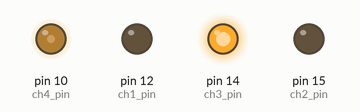
A sketch run on a simulated Arduino Uno, built with avr-gcc and run on an emulated ATmega328P. Shown: output pins drawn as LEDs (lit = HIGH).

Above: at 0.05 s.
At 0.5 s:
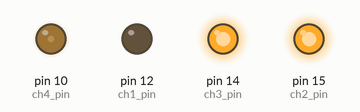
At 0.95 s:
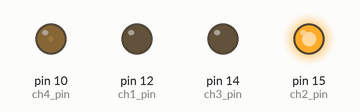
At 1.9 s:
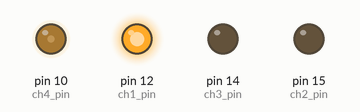
At 2.85 s:
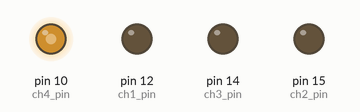
At 3.8 s:
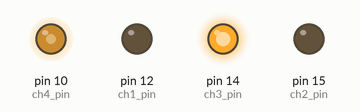
Timing chart, 0 to 5.7 s (numbered marks = the images above):
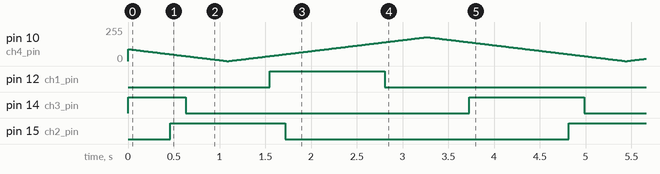

The sketch:

Coral_Fade_4ch.ino
```cpp
// (licence header left out)
const int delay_msec = 12;
int ch1_pin =  12;
int ch2_pin =  15;
int ch3_pin =  14;
int ch4_pin =  10;
#define CYCLE_LEN 360

const int ch2_offset = CYCLE_LEN/4;
const int ch3_offset = CYCLE_LEN/2;
const int ch4_offset = 3 * ch2_offset;

int delay_ch2_msec = delay_msec*1.05;
int delay_ch3_msec = delay_msec*0.95;
int delay_ch4_msec = delay_msec*0.90;
unsigned char cycle_intensities[CYCLE_LEN];

void setup()   {
  pinMode(ch1_pin, OUTPUT);
  pinMode(ch2_pin, OUTPUT);
  pinMode(ch3_pin, OUTPUT);
  pinMode(ch4_pin, OUTPUT);
  const int peak = (CYCLE_LEN / 2 - 1);
  const int half_way = (CYCLE_LEN / 2);
  for (int idx = 0; idx < CYCLE_LEN; idx++) {
	/* 0,1,...,255,255-(256%256==0),255-(257%256==1),...0 */
	/* Or, for humans:
	   0,1,...,255,255,254,...,0 */
    cycle_intensities[idx] = idx > peak ? peak - (idx % half_way) : idx;
  }
}

void loop()
{
  for (int idx = 0; idx < CYCLE_LEN; idx++) {
    /* ch1 is just idx */
    unsigned ch2_idx = (idx + ch2_offset) % CYCLE_LEN;
    unsigned ch3_idx = (idx + ch3_offset) % CYCLE_LEN;
	unsigned ch4_idx = (idx + ch4_offset) % CYCLE_LEN;
    analogWrite(ch1_pin, cycle_intensities[idx]);
    analogWrite(ch2_pin, cycle_intensities[ch2_idx]);
    analogWrite(ch3_pin, cycle_intensities[ch3_idx]);
	analogWrite(ch4_pin, cycle_intensities[ch4_idx]);
    delay(delay_msec);
  }
}
```

Measured:
- by itself, pin 12 (ch1_pin), pin 15 (ch2_pin): alternates HIGH for 1.3 s and LOW for 3.1 s
- by itself, pin 14 (ch3_pin): repeats every 4.4 s: LOW 3.1 s, HIGH 1.3 s
